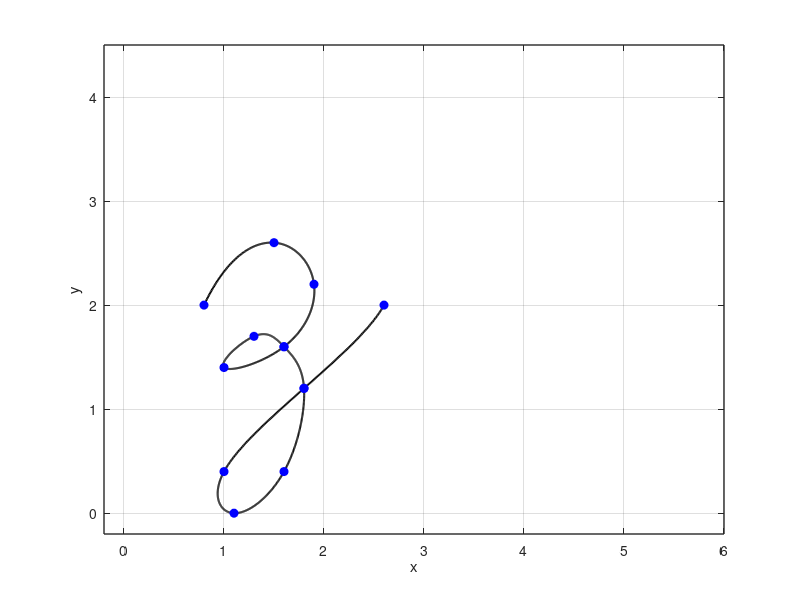

This figure's MATLAB source:
% cursive letter 'z'

x = [0.8 1.5 1.9 1.6 1 1.3 1.6 1.8 1.6 1.1 1 1.8 2.6];
y = [2 2.6 2.2 1.6 1.4 1.7 1.6 1.2 0.4 0 0.4 1.2 2];
n = length(x);
t = 0:n-1;
tt = 0:0.01:n-1;

xx = spline(t, x, tt);
yy = spline(t, y, tt);

figure(1)
plot(xx, yy, 'k', 'LineWidth', 1.5)
hold on
plot(x, y, 'bo', 'MarkerFaceColor', 'b')
axis([-0.2 6 -0.2 4.5])
grid on
xlabel('x')
ylabel('y')
set(gca, 'FontSize', 10, 'LineWidth', 1)
grid on
